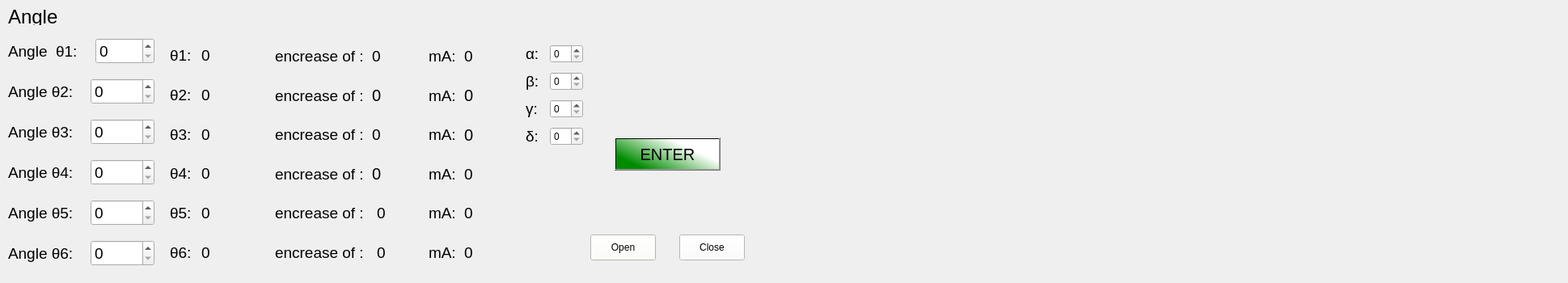
    <widget class="QWidget" name="Direct_Angular">
     <attribute name="title">
      <string>Direct  AngularPosition</string>
     </attribute>
     <widget class="QLabel" name="Angle">
      <property name="geometry">
       <rect>
        <x>10</x>
        <y>10</y>
        <width>111</width>
        <height>21</height>
       </rect>
      </property>
      <property name="font">
       <font>
        <pointsize>18</pointsize>
       </font>
      </property>
      <property name="text">
       <string>Angle</string>
      </property>
     </widget>
     <widget class="QPushButton" name="PulsanteInvioPAginaAdvance">
      <property name="geometry">
       <rect>
        <x>760</x>
        <y>170</y>
        <width>131</width>
        <height>41</height>
       </rect>
      </property>
      <property name="font">
       <font>
        <pointsize>15</pointsize>
       </font>
      </property>
      <property name="styleSheet">
       <string notr="true">background-color: qlineargradient(spread:pad, x1:0.0246305, y1:0.602273, x2:1, y2:0, stop:0 rgba(0, 139, 0, 255), stop:0.655172 rgba(255, 255, 255, 255));</string>
      </property>
      <property name="text">
       <string>ENTER</string>
      </property>
     </widget>
     <widget class="QWidget" name="layoutWidget">
      <property name="geometry">
       <rect>
        <x>530</x>
        <y>50</y>
        <width>111</width>
        <height>281</height>
       </rect>
      </property>
      <property name="font">
       <font>
        <pointsize>14</pointsize>
       </font>
      </property>
      <layout class="QVBoxLayout" name="VmADir">
       <property name="spacing">
        <number>10</number>
       </property>
       <item>
        <layout class="QHBoxLayout" name="horizontalLayout_19">
         <item>
          <widget class="QLabel" name="ma1_direct">
           <property name="enabled">
            <bool>true</bool>
           </property>
           <property name="sizePolicy">
            <sizepolicy hsizetype="Fixed" vsizetype="Preferred">
             <horstretch>0</horstretch>
             <verstretch>0</verstretch>
            </sizepolicy>
           </property>
           <property name="font">
            <font>
             <pointsize>14</pointsize>
            </font>
           </property>
           <property name="text">
            <string>mA:</string>
           </property>
          </widget>
         </item>
         <item>
          <widget class="QLabel" name="ma1_value1_direct">
           <property name="font">
            <font>
             <pointsize>14</pointsize>
            </font>
           </property>
           <property name="text">
            <string>0</string>
           </property>
          </widget>
         </item>
        </layout>
       </item>
       <item>
        <layout class="QHBoxLayout" name="horizontalLayout_20">
         <item>
          <widget class="QLabel" name="ma2_direct">
           <property name="enabled">
            <bool>true</bool>
           </property>
           <property name="sizePolicy">
            <sizepolicy hsizetype="Fixed" vsizetype="Preferred">
             <horstretch>0</horstretch>
             <verstretch>0</verstretch>
            </sizepolicy>
           </property>
           <property name="font">
            <font>
             <pointsize>14</pointsize>
            </font>
           </property>
           <property name="text">
            <string>mA:</string>
           </property>
          </widget>
         </item>
         <item>
          <widget class="QLabel" name="ma2_value2_direct">
           <property name="font">
            <font>
             <pointsize>15</pointsize>
            </font>
           </property>
           <property name="text">
            <string>0</string>
           </property>
          </widget>
         </item>
        </layout>
       </item>
       <item>
        <layout class="QHBoxLayout" name="horizontalLayout_21">
         <item>
          <widget class="QLabel" name="ma3_direct">
           <property name="sizePolicy">
            <sizepolicy hsizetype="Fixed" vsizetype="Preferred">
             <horstretch>0</horstretch>
             <verstretch>0</verstretch>
            </sizepolicy>
           </property>
           <property name="font">
            <font>
             <pointsize>14</pointsize>
            </font>
           </property>
           <property name="text">
            <string>mA:</string>
           </property>
          </widget>
         </item>
         <item>
          <widget class="QLabel" name="ma3_value3_direct">
           <property name="font">
            <font>
             <pointsize>15</pointsize>
            </font>
           </property>
           <property name="text">
            <string>0</string>
           </property>
          </widget>
         </item>
        </layout>
       </item>
       <item>
        <layout class="QHBoxLayout" name="horizontalLayout_22">
         <item>
          <widget class="QLabel" name="ma4_direct">
           <property name="sizePolicy">
            <sizepolicy hsizetype="Fixed" vsizetype="Preferred">
             <horstretch>0</horstretch>
             <verstretch>0</verstretch>
            </sizepolicy>
           </property>
           <property name="font">
            <font>
             <pointsize>14</pointsize>
            </font>
           </property>
           <property name="text">
            <string>mA:</string>
           </property>
          </widget>
         </item>
         <item>
          <widget class="QLabel" name="ma4_value4_direct">
           <property name="font">
            <font>
             <pointsize>14</pointsize>
            </font>
           </property>
           <property name="text">
            <string>0</string>
           </property>
          </widget>
         </item>
        </layout>
       </item>
       <item>
        <layout class="QHBoxLayout" name="horizontalLayout_23">
         <item>
          <widget class="QLabel" name="ma5_direct">
           <property name="sizePolicy">
            <sizepolicy hsizetype="Fixed" vsizetype="Preferred">
             <horstretch>0</horstretch>
             <verstretch>0</verstretch>
            </sizepolicy>
           </property>
           <property name="font">
            <font>
             <pointsize>14</pointsize>
            </font>
           </property>
           <property name="text">
            <string>mA:</string>
           </property>
          </widget>
         </item>
         <item>
          <widget class="QLabel" name="ma5_value5_direct">
           <property name="font">
            <font>
             <pointsize>14</pointsize>
            </font>
           </property>
           <property name="text">
            <string>0</string>
           </property>
          </widget>
         </item>
        </layout>
       </item>
       <item>
        <layout class="QHBoxLayout" name="horizontalLayout_24">
         <item>
          <widget class="QLabel" name="ma6_direct">
           <property name="sizePolicy">
            <sizepolicy hsizetype="Fixed" vsizetype="Preferred">
             <horstretch>0</horstretch>
             <verstretch>0</verstretch>
            </sizepolicy>
           </property>
           <property name="font">
            <font>
             <pointsize>14</pointsize>
            </font>
           </property>
           <property name="text">
            <string>mA:</string>
           </property>
          </widget>
         </item>
         <item>
          <widget class="QLabel" name="ma6_value6_direct">
           <property name="font">
            <font>
             <pointsize>14</pointsize>
            </font>
           </property>
           <property name="text">
            <string>0</string>
           </property>
          </widget>
         </item>
        </layout>
       </item>
      </layout>
     </widget>
     <widget class="QWidget" name="layoutWidget_7">
      <property name="geometry">
       <rect>
        <x>210</x>
        <y>50</y>
        <width>121</width>
        <height>281</height>
       </rect>
      </property>
      <property name="font">
       <font>
        <pointsize>16</pointsize>
       </font>
      </property>
      <layout class="QVBoxLayout" name="VStepDir_2">
       <property name="spacing">
        <number>12</number>
       </property>
       <item>
        <layout class="QHBoxLayout" name="horizontalLayout_31">
         <item>
          <widget class="QLabel" name="teta1_dir">
           <property name="sizePolicy">
            <sizepolicy hsizetype="Fixed" vsizetype="Preferred">
             <horstretch>0</horstretch>
             <verstretch>0</verstretch>
            </sizepolicy>
           </property>
           <property name="font">
            <font>
             <pointsize>14</pointsize>
            </font>
           </property>
           <property name="text">
            <string>θ1:</string>
           </property>
          </widget>
         </item>
         <item>
          <widget class="QLabel" name="tetaDir_1value">
           <property name="font">
            <font>
             <pointsize>14</pointsize>
            </font>
           </property>
           <property name="text">
            <string>0</string>
           </property>
          </widget>
         </item>
        </layout>
       </item>
       <item>
        <layout class="QHBoxLayout" name="horizontalLayout_32">
         <item>
          <widget class="QLabel" name="teta2_dir">
           <property name="sizePolicy">
            <sizepolicy hsizetype="Fixed" vsizetype="Preferred">
             <horstretch>0</horstretch>
             <verstretch>0</verstretch>
            </sizepolicy>
           </property>
           <property name="font">
            <font>
             <pointsize>14</pointsize>
            </font>
           </property>
           <property name="text">
            <string>θ2:</string>
           </property>
          </widget>
         </item>
         <item>
          <widget class="QLabel" name="tetaDir_2value">
           <property name="font">
            <font>
             <pointsize>14</pointsize>
            </font>
           </property>
           <property name="text">
            <string>0</string>
           </property>
          </widget>
         </item>
        </layout>
       </item>
       <item>
        <layout class="QHBoxLayout" name="horizontalLayout_33">
         <item>
          <widget class="QLabel" name="teta3_dit">
           <property name="sizePolicy">
            <sizepolicy hsizetype="Fixed" vsizetype="Preferred">
             <horstretch>0</horstretch>
             <verstretch>0</verstretch>
            </sizepolicy>
           </property>
           <property name="font">
            <font>
             <pointsize>14</pointsize>
            </font>
           </property>
           <property name="text">
            <string>θ3:</string>
           </property>
          </widget>
         </item>
         <item>
          <widget class="QLabel" name="tetaDir_3value">
           <property name="font">
            <font>
             <pointsize>14</pointsize>
            </font>
           </property>
           <property name="text">
            <string>0</string>
           </property>
          </widget>
         </item>
        </layout>
       </item>
       <item>
        <layout class="QHBoxLayout" name="horizontalLayout_34">
         <item>
          <widget class="QLabel" name="teta4_dit">
           <property name="sizePolicy">
            <sizepolicy hsizetype="Fixed" vsizetype="Preferred">
             <horstretch>0</horstretch>
             <verstretch>0</verstretch>
            </sizepolicy>
           </property>
           <property name="font">
            <font>
             <pointsize>14</pointsize>
            </font>
           </property>
           <property name="text">
            <string>θ4:</string>
           </property>
          </widget>
         </item>
         <item>
          <widget class="QLabel" name="tetaDir_4value">
           <property name="font">
            <font>
             <pointsize>14</pointsize>
            </font>
           </property>
           <property name="text">
            <string>0</string>
           </property>
          </widget>
         </item>
        </layout>
       </item>
       <item>
        <layout class="QHBoxLayout" name="horizontalLayout_35">
         <item>
          <widget class="QLabel" name="teta5_dir">
           <property name="sizePolicy">
            <sizepolicy hsizetype="Fixed" vsizetype="Preferred">
             <horstretch>0</horstretch>
             <verstretch>0</verstretch>
            </sizepolicy>
           </property>
           <property name="font">
            <font>
             <pointsize>14</pointsize>
            </font>
           </property>
           <property name="text">
            <string>θ5:</string>
           </property>
          </widget>
         </item>
         <item>
          <widget class="QLabel" name="tetaDir_5value">
           <property name="font">
            <font>
             <pointsize>14</pointsize>
            </font>
           </property>
           <property name="text">
            <string>0</string>
           </property>
          </widget>
         </item>
        </layout>
       </item>
       <item>
        <layout class="QHBoxLayout" name="horizontalLayout_36">
         <item>
          <widget class="QLabel" name="teta6_dir">
           <property name="sizePolicy">
            <sizepolicy hsizetype="Fixed" vsizetype="Preferred">
             <horstretch>0</horstretch>
             <verstretch>0</verstretch>
            </sizepolicy>
           </property>
           <property name="font">
            <font>
             <pointsize>14</pointsize>
            </font>
           </property>
           <property name="text">
            <string>θ6:</string>
           </property>
          </widget>
         </item>
         <item>
          <widget class="QLabel" name="tetaDir_6value">
           <property name="font">
            <font>
             <pointsize>14</pointsize>
            </font>
           </property>
           <property name="text">
            <string>0</string>
           </property>
          </widget>
         </item>
        </layout>
       </item>
      </layout>
     </widget>
     <widget class="QWidget" name="layoutWidget_9">
      <property name="geometry">
       <rect>
        <x>10</x>
        <y>40</y>
        <width>181</width>
        <height>301</height>
       </rect>
      </property>
      <layout class="QVBoxLayout" name="VEn_Dir_3">
       <property name="spacing">
        <number>11</number>
       </property>
       <item>
        <layout class="QHBoxLayout" name="Motore1_3" stretch="0,0">
         <item>
          <widget class="QLabel" name="Angle1_dir">
           <property name="font">
            <font>
             <pointsize>14</pointsize>
            </font>
           </property>
           <property name="text">
            <string>Angle  θ1:  </string>
           </property>
          </widget>
         </item>
         <item>
          <widget class="QSpinBox" name="AngleDir_1">
           <property name="font">
            <font>
             <pointsize>14</pointsize>
            </font>
           </property>
          </widget>
         </item>
        </layout>
       </item>
       <item>
        <layout class="QHBoxLayout" name="Motore2_3" stretch="0,0">
         <item>
          <widget class="QLabel" name="Angle2_dir">
           <property name="font">
            <font>
             <pointsize>14</pointsize>
            </font>
           </property>
           <property name="text">
            <string>Angle θ2:  </string>
           </property>
          </widget>
         </item>
         <item>
          <widget class="QSpinBox" name="AngleDir_2">
           <property name="font">
            <font>
             <pointsize>14</pointsize>
            </font>
           </property>
          </widget>
         </item>
        </layout>
       </item>
       <item>
        <layout class="QHBoxLayout" name="Motore3_3" stretch="0,0">
         <item>
          <widget class="QLabel" name="Angle3_dir">
           <property name="font">
            <font>
             <pointsize>14</pointsize>
            </font>
           </property>
           <property name="text">
            <string>Angle θ3:  </string>
           </property>
          </widget>
         </item>
         <item>
          <widget class="QSpinBox" name="AngleDir_3">
           <property name="font">
            <font>
             <pointsize>14</pointsize>
            </font>
           </property>
          </widget>
         </item>
        </layout>
       </item>
       <item>
        <layout class="QHBoxLayout" name="Motore4_3" stretch="0,0">
         <item>
          <widget class="QLabel" name="Angle4_dir">
           <property name="font">
            <font>
             <pointsize>14</pointsize>
            </font>
           </property>
           <property name="text">
            <string>Angle θ4:  </string>
           </property>
          </widget>
         </item>
         <item>
          <widget class="QSpinBox" name="AngleDir_4">
           <property name="font">
            <font>
             <pointsize>14</pointsize>
            </font>
           </property>
          </widget>
         </item>
        </layout>
       </item>
       <item>
        <layout class="QHBoxLayout" name="Motore5_3" stretch="0,0">
         <item>
          <widget class="QLabel" name="Angle5_dir">
           <property name="font">
            <font>
             <pointsize>14</pointsize>
            </font>
           </property>
           <property name="text">
            <string>Angle θ5:  </string>
           </property>
          </widget>
         </item>
         <item>
          <widget class="QSpinBox" name="AngleDir_5">
           <property name="font">
            <font>
             <pointsize>14</pointsize>
            </font>
           </property>
          </widget>
         </item>
        </layout>
       </item>
       <item>
        <layout class="QHBoxLayout" name="Motore6_3" stretch="0,0">
         <item>
          <widget class="QLabel" name="Angle6_dir">
           <property name="font">
            <font>
             <pointsize>14</pointsize>
            </font>
           </property>
           <property name="text">
            <string>Angle θ6:  </string>
           </property>
          </widget>
         </item>
         <item>
          <widget class="QSpinBox" name="AngleDir_6">
           <property name="font">
            <font>
             <pointsize>14</pointsize>
            </font>
           </property>
          </widget>
         </item>
        </layout>
       </item>
      </layout>
     </widget>
     <widget class="QWidget" name="layoutWidget_8">
      <property name="geometry">
       <rect>
        <x>340</x>
        <y>50</y>
        <width>181</width>
        <height>281</height>
       </rect>
      </property>
      <layout class="QVBoxLayout" name="VEncDir_2">
       <property name="spacing">
        <number>10</number>
       </property>
       <property name="topMargin">
        <number>0</number>
       </property>
       <item>
        <layout class="QHBoxLayout" name="horizontalLayout_49">
         <item>
          <widget class="QLabel" name="encrease1_2">
           <property name="font">
            <font>
             <pointsize>14</pointsize>
            </font>
           </property>
           <property name="text">
            <string>encrease of :</string>
           </property>
          </widget>
         </item>
         <item>
          <widget class="QLabel" name="encrease_value1_2">
           <property name="font">
            <font>
             <pointsize>14</pointsize>
            </font>
           </property>
           <property name="text">
            <string>0</string>
           </property>
          </widget>
         </item>
        </layout>
       </item>
       <item>
        <layout class="QHBoxLayout" name="horizontalLayout_50">
         <item>
          <widget class="QLabel" name="encrease2_2">
           <property name="font">
            <font>
             <pointsize>14</pointsize>
            </font>
           </property>
           <property name="text">
            <string>encrease of :</string>
           </property>
          </widget>
         </item>
         <item>
          <widget class="QLabel" name="encrease_value2_2">
           <property name="font">
            <font>
             <pointsize>15</pointsize>
            </font>
           </property>
           <property name="text">
            <string>0</string>
           </property>
          </widget>
         </item>
        </layout>
       </item>
       <item>
        <layout class="QHBoxLayout" name="horizontalLayout_51">
         <item>
          <widget class="QLabel" name="encrease3_2">
           <property name="font">
            <font>
             <pointsize>14</pointsize>
            </font>
           </property>
           <property name="text">
            <string>encrease of :</string>
           </property>
           <property name="indent">
            <number>-1</number>
           </property>
          </widget>
         </item>
         <item>
          <widget class="QLabel" name="encrease_value3_2">
           <property name="font">
            <font>
             <pointsize>14</pointsize>
            </font>
           </property>
           <property name="text">
            <string>0</string>
           </property>
          </widget>
         </item>
        </layout>
       </item>
       <item>
        <layout class="QHBoxLayout" name="horizontalLayout_52">
         <item>
          <widget class="QLabel" name="encrease4_2">
           <property name="font">
            <font>
             <pointsize>14</pointsize>
            </font>
           </property>
           <property name="text">
            <string>encrease of :</string>
           </property>
           <property name="scaledContents">
            <bool>false</bool>
           </property>
           <property name="margin">
            <number>0</number>
           </property>
          </widget>
         </item>
         <item>
          <widget class="QLabel" name="encrease_value4_2">
           <property name="font">
            <font>
             <pointsize>15</pointsize>
            </font>
           </property>
           <property name="text">
            <string>0</string>
           </property>
          </widget>
         </item>
        </layout>
       </item>
       <item>
        <layout class="QHBoxLayout" name="horizontalLayout_53">
         <item>
          <widget class="QLabel" name="encrease5_2">
           <property name="font">
            <font>
             <pointsize>14</pointsize>
            </font>
           </property>
           <property name="text">
            <string>encrease of : </string>
           </property>
          </widget>
         </item>
         <item>
          <widget class="QLabel" name="encrease_value5_2">
           <property name="font">
            <font>
             <pointsize>14</pointsize>
            </font>
           </property>
           <property name="text">
            <string>0</string>
           </property>
          </widget>
         </item>
        </layout>
       </item>
       <item>
        <layout class="QHBoxLayout" name="horizontalLayout_54">
         <item>
          <widget class="QLabel" name="encrease6_2">
           <property name="font">
            <font>
             <pointsize>14</pointsize>
            </font>
           </property>
           <property name="text">
            <string>encrease of : </string>
           </property>
          </widget>
         </item>
         <item>
          <widget class="QLabel" name="encrease_value6_2">
           <property name="font">
            <font>
             <pointsize>14</pointsize>
            </font>
           </property>
           <property name="text">
            <string>0</string>
           </property>
          </widget>
         </item>
        </layout>
       </item>
      </layout>
     </widget>
     <widget class="QLabel" name="image_2">
      <property name="geometry">
       <rect>
        <x>1789</x>
        <y>59</y>
        <width>141</width>
        <height>141</height>
       </rect>
      </property>
      <property name="styleSheet">
       <string notr="true">image: url(:/image/Logo-Uni-Tor-Vergata.png_256x256.png);</string>
      </property>
      <property name="text">
       <string/>
      </property>
     </widget>
     <widget class="QWidget" name="layoutWidget">
      <property name="geometry">
       <rect>
        <x>650</x>
        <y>50</y>
        <width>71</width>
        <height>136</height>
       </rect>
      </property>
      <layout class="QVBoxLayout" name="verticalLayout">
       <item>
        <layout class="QHBoxLayout" name="horizontalLayout_10">
         <item>
          <widget class="QLabel" name="alpha_6">
           <property name="font">
            <font>
             <pointsize>14</pointsize>
            </font>
           </property>
           <property name="text">
            <string>α:</string>
           </property>
          </widget>
         </item>
         <item>
          <widget class="QSpinBox" name="alphaValue"/>
         </item>
        </layout>
       </item>
       <item>
        <layout class="QHBoxLayout" name="horizontalLayout_11">
         <item>
          <widget class="QLabel" name="beta_4">
           <property name="font">
            <font>
             <pointsize>14</pointsize>
            </font>
           </property>
           <property name="text">
            <string>β:</string>
           </property>
          </widget>
         </item>
         <item>
          <widget class="QSpinBox" name="betaValue"/>
         </item>
        </layout>
       </item>
       <item>
        <layout class="QHBoxLayout" name="horizontalLayout_12">
         <item>
          <widget class="QLabel" name="gamma_3">
           <property name="font">
            <font>
             <pointsize>14</pointsize>
            </font>
           </property>
           <property name="text">
            <string>γ:</string>
           </property>
          </widget>
         </item>
         <item>
          <widget class="QSpinBox" name="gammaValue"/>
         </item>
        </layout>
       </item>
       <item>
        <layout class="QHBoxLayout" name="horizontalLayout_13">
         <item>
          <widget class="QLabel" name="delta_3">
           <property name="font">
            <font>
             <pointsize>14</pointsize>
            </font>
           </property>
           <property name="text">
            <string>δ:</string>
           </property>
          </widget>
         </item>
         <item>
          <widget class="QSpinBox" name="deltaValue"/>
         </item>
        </layout>
       </item>
      </layout>
     </widget>
     <widget class="QPushButton" name="open2">
      <property name="geometry">
       <rect>
        <x>730</x>
        <y>290</y>
        <width>81</width>
        <height>32</height>
       </rect>
      </property>
      <property name="styleSheet">
       <string notr="true">background-color: rgb(255, 255, 247);</string>
      </property>
      <property name="text">
       <string>Open</string>
      </property>
     </widget>
     <widget class="QPushButton" name="close2">
      <property name="geometry">
       <rect>
        <x>840</x>
        <y>290</y>
        <width>81</width>
        <height>32</height>
       </rect>
      </property>
      <property name="styleSheet">
       <string notr="true">background-color: rgb(255, 255, 255);</string>
      </property>
      <property name="text">
       <string>Close</string>
      </property>
     </widget>
    </widget>
